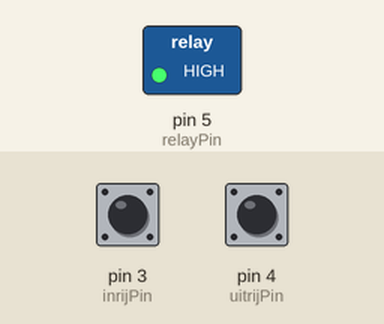
This sketch was run on a simulated Arduino Uno, built with avr-gcc and run on an emulated ATmega328P. On the bench: switched loads named in the sketch (green lamp = pin HIGH). The inputs (shaded band) are chosen by the test bench; at power-on: pin 3 (inrijPin) HIGH, pin 4 (uitrijPin) HIGH. What the sketch prints to the serial monitor is not drawn.

Above: at 1.3 s.
1.4 s: pin 3 (inrijPin) pulled LOW for 1 s
At 3.0 s:
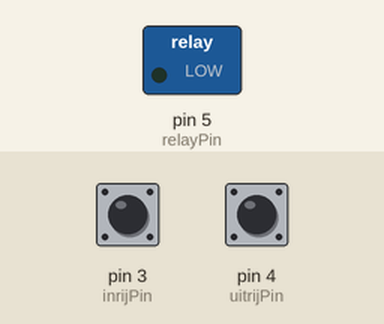
3.9 s: pin 4 (uitrijPin) pulled LOW for 1 s
At 6.7 s:
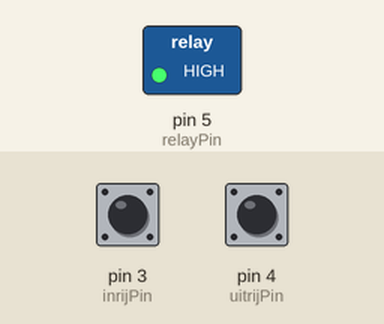
7.0 s: pin 3 (inrijPin) pulled LOW for 3.2 s
At 8.3 s:
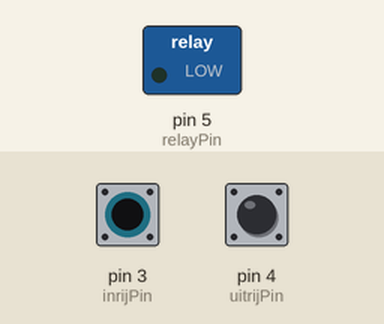
Timing chart, 0 to 10.0 s (numbered marks = the images above; inputs shaded):
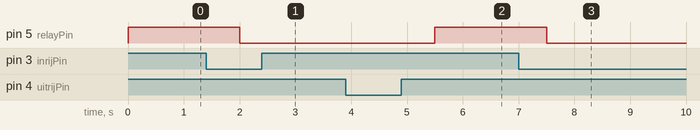

Measured:
- after the input at 1.4 s, pin 5 (relayPin): HIGH → LOW after 0.60 s
- after the input at 3.9 s, pin 5 (relayPin): LOW → HIGH after 1.6 s
- after the input at 7.0 s, pin 5 (relayPin): HIGH → LOW after 0.50 s

The sketch:

semaphore.ino
```cpp
#include "src/macros.h"
#include "src/debounceClass.h"

const int inrijPin =  3 ;
const int uitrijPin = 4 ;                                                       // voer pinnen naar keuze in
const int relayPin  = 5 ;

Debounce inrijSensor(  inrijPin ) ;
Debounce uitrijSensor( uitrijPin ) ;

void setup()
{
    pinMode( relayPin, OUTPUT ) ;
    digitalWrite( relayPin, HIGH ) ;                                            // SIGNAL ON DANGER

    inrijSensor.debounce() ;
    uitrijSensor.debounce() ;
    delay(100) ;
    inrijSensor.debounce() ;
    uitrijSensor.debounce() ;

    Serial.begin( 115200 ) ;
    Serial.println("goodmorning hans") ;
}

void loop()
{
    REPEAT_MS( 500 )
    {
        inrijSensor.debounce() ;                                                // read and debounce sensor every 500ms
        uitrijSensor.debounce() ;                                               // read and debounce sensor every 500ms

    } END_REPEAT


    if( inrijSensor.getState() == FALLING )                                     // inrij sensor gemaakt -> sein = safe
    {
        digitalWrite( relayPin, LOW ) ;
    }

    if( uitrijSensor.getState() == RISING )                                     // inrij sensor verbroken -> sein = danger
    {
        // delay( 5000 ) ;                                                      // je kan hier bij het afvallen van het uitrijsensor een vertraging in milliseconde toevoegen voordat het relais schakelt
        digitalWrite( relayPin, HIGH ) ;
    }
}
```

debounceClass.cpp
```cpp
#include "debounceClass.h"
Debounce::Debounce(unsigned char _pin)
{
	pin = _pin;

	if( _pin == 255 ) return ;
	pinMode(_pin, INPUT_PULLUP); // take note I use a pull-up resistor by default
}

unsigned char Debounce::getState() {
	byte retValue = state;

	if(state == RISING)  state = HIGH; // take note I use a pull-up resistor
	if(state == FALLING) state = LOW;  // rising or falling may be returned only once

	return retValue; }

void Debounce::debounce() {
	bool newSample = digitalRead(pin);

	if(newSample == oldSample) {	// if the same state is detected atleast twice in 20ms...

		if(newSample != statePrev) { // if a flank change occured return RISING or FALLING
			statePrev = newSample ;

			if(newSample)	state = RISING;
			else			state = FALLING;
		}

		else {						// or if there is no flank change return PRESSED or RELEASED
			if(newSample)	state = HIGH;
			else			state = LOW;
		}
	}

	oldSample = newSample;
}

void Debounce::debounce( bool newSample ) {

	if(newSample == oldSample) {	// if the same state is detected atleast twice in 20ms...

		if(newSample != statePrev) { // if a flank change occured return RISING or FALLING
			statePrev = newSample ;

			if(newSample)	state = RISING;
			else			state = FALLING;
		}

		else {						// or if there is no flank change return PRESSED or RELEASED
			if(newSample)	state = HIGH;
			else			state = LOW;
		}
	}

	oldSample = newSample;
}
```

debounceClass.h
```cpp
#include <Arduino.h>

#ifndef button_h
#define	button_h

// //#define
// #define ON 9 // random numbers, RISING and FALLING are already defined in Arduino.h
// #define OFF 10 // REPLACED FOR HIGH AND LOW

class Debounce {
public:
	Debounce(unsigned char _pin);
	unsigned char getState();
	void debounce();
	void debounce( bool );

private:
	unsigned char state;
	unsigned char pin;
	bool oldSample = false;
	bool statePrev = false;
};

#endif
/*
#include "debounceClass.h"

const int pin3 = 3 ;
const int pin4 = 5 ;

Debounce obj1( pin3 ) ;
Debounce obj2( pin3 ) ;

unsigned long prevTime = 0 ;

void setup()
{
	Serial.begin( 115200 ) ;
	// CONSTRUCTOR OF OBJECTS SETS THE PINMODE TO INPUT_PULLUP
}

void loop() {
	unsigned long currTime = millis() ;

	if( currTime > prevTime ) {
		prevTime += currTime ;

		obj1.debounceInputs();
		obj2.debounceInputs();
	}


	#define printState(x) case x: Serial.println(#x); break

	byte state = obj1.readInput() ;
	Serial.print("state of obj1 = ") ;
	switch ( state ) {
		printState( ON ) ;
		printState( OFF ) ;
		printState( RISING ) ;
		printState( FALLING ) ;
	}

	state = obj2.readInput() ;
	Serial.print("state of obj2 = ") ;
	switch ( state ) {
		printState( ON ) ;
		printState( OFF ) ;
		printState( RISING ) ;
		printState( FALLING ) ;
	}
}

*/
```

macros.h
```cpp
// MACROS
#ifndef MACROS
#define MACROS

// #define DEBUG

#define REPEAT_US(x)    { \
                            static uint32_t previousTime ;\
                            uint32_t currentTime = micros() ;\
                            if( currentTime  - previousTime >= x ) {\
                                previousTime = currentTime ;
                                // code to be repeated goes between these 2 macros
#define REPEAT_MS(x)    { \
                            static uint32_t previousTime ;\
                            uint32_t currentTime = millis() ;\
                            if( currentTime  - previousTime >= x ) {\
                                previousTime = currentTime ;
                                // code to be repeated goes between these 2 macros
#define END_REPEAT          } \
                        }

#define printNumber( txt, x )   Serial.print( txt ) ; Serial.print( x ) ;
#define printNumber_( txt, x )  Serial.print( txt ) ; Serial.print( x ) ;Serial.write(' ');
#define printNumberln( txt, x ) Serial.print( txt ) ; Serial.println( x ) ;

// #define lowByte(x)          ((x) & 0x00FF )
// #define highByte(x)         (((X) & 0xFF00 ) > 8)

#define int8                int8_t
#define uint8               uint8_t
#define int16               int16_t
#define uint16              uint16_t
#define int32               int32_t
#define uint32              uint32_t

#define SET(x,y)            ((x) |=  (1 << (y)))
#define CLR(x,y)            ((x) &= ~(1 << (y)))
#define TGL(x,y)            ((x) ^=  (1 << (y)))
#define READ(x,y)           (((x) >> (y)) & 1)


#define STRING char*
#define STR2(s)             #s
#define STR(s)              STR2(s)


#endif
```
